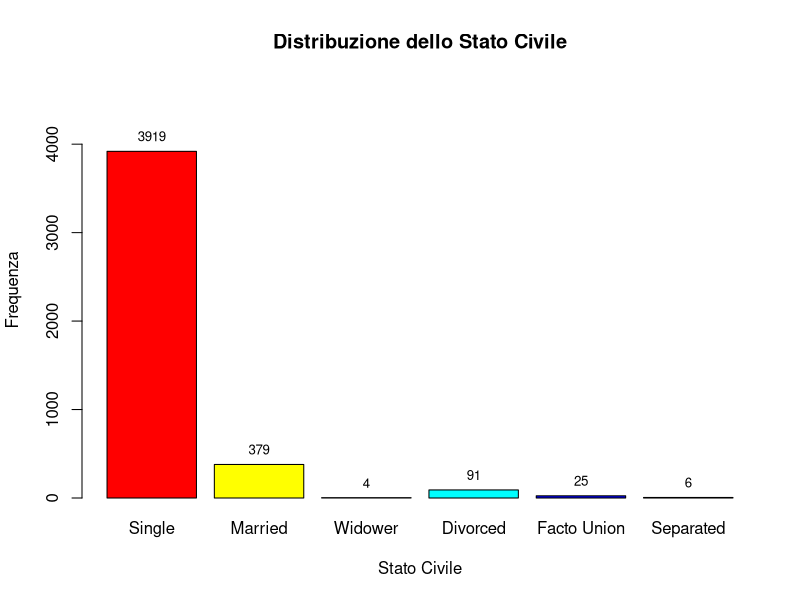
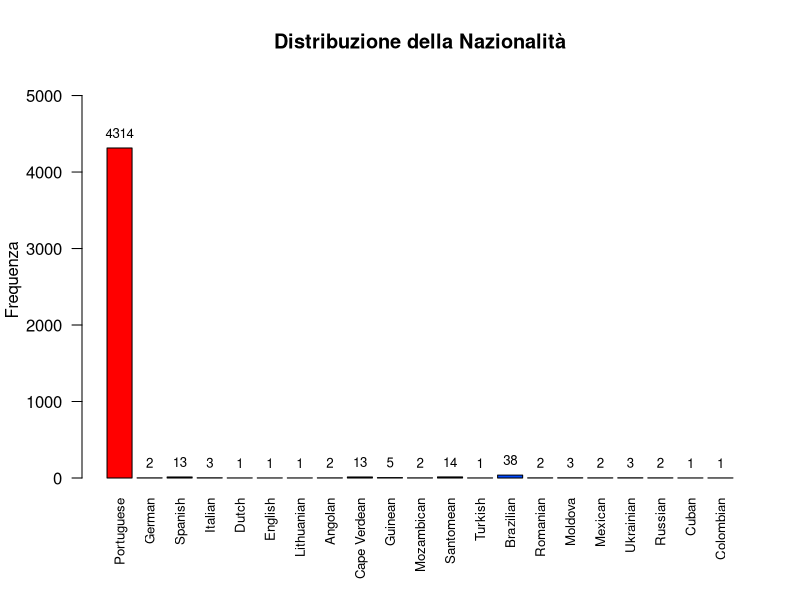
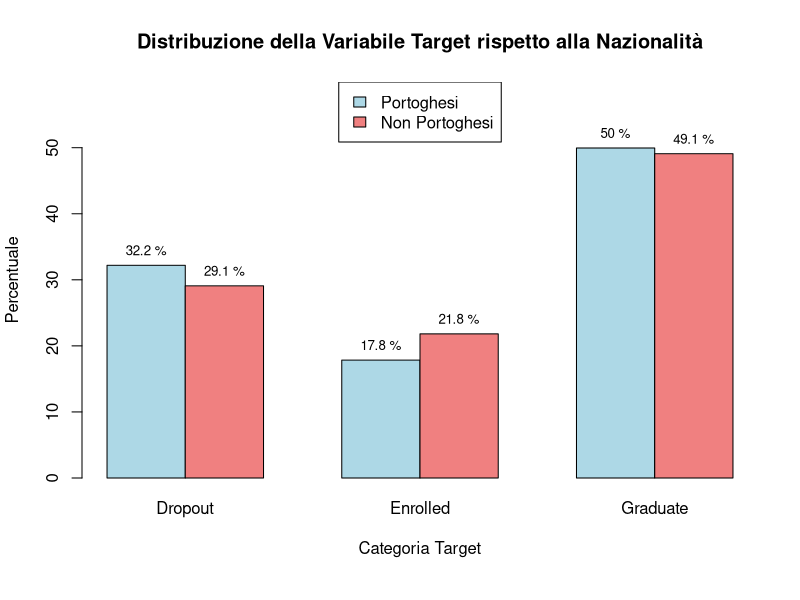
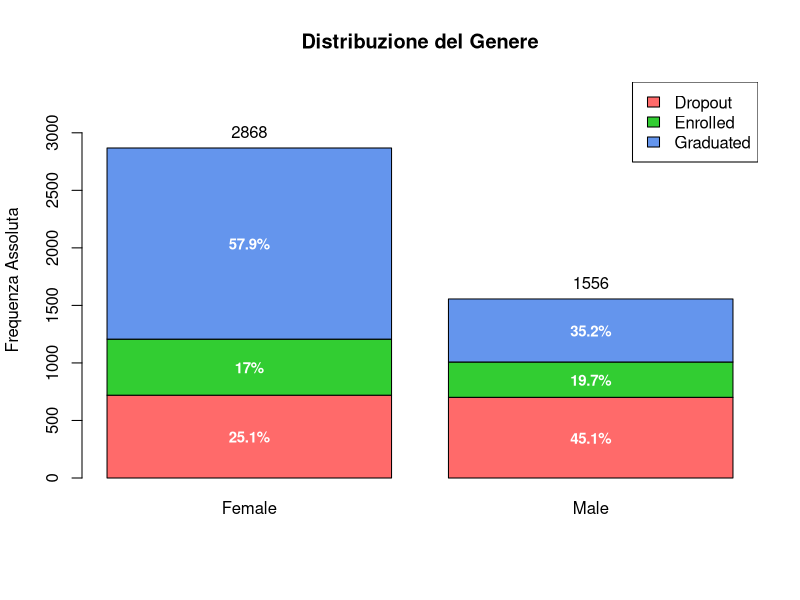

These charts were generated, in order, by the following R code:
## ---- chunk 1
# Caricamento Librerie
library(ggplot2)
library(dplyr)
library(here)
## ---- chunk 2
if(file.exists(here("dataset/dataMod.csv"))){
  data <- read.csv(here("dataset/dataMod.csv"), sep = ",", header = TRUE, check.names = FALSE)
  
  # Visualizza le prime righe
  head(data)
  
} else{
  print("Il dataset non è stato trovato nella directory")
}

## ---- chunk 3
# Crea un vettore di Label
data$`Marital_status` <- factor(data$`Marital_status`, 
                                    levels = c(1, 2, 3, 4, 5, 6),
                                    labels = c("Single", "Married", "Widower", "Divorced", "Facto Union", "Separated"))

# Calcola la frequenza massima
freq <- table(data$`Marital_status`)
max_freq <- max(freq)

# Calcola il numero di categorie
num_categories <- length(freq)

# Crea Grafico a Barre con Label
bp <- barplot(table(data$`Marital_status`), main = "Distribuzione dello Stato Civile", 
        xlab = "Stato Civile", 
        ylab = "Frequenza",
        ylim = c(0, max_freq * 1.2),
        col = rainbow(num_categories))

# Aggiungi le frequenze assolute sopra ogni barra
text(x = bp, y = freq, labels = freq, pos = 3, cex = 0.8, col = "black")
## ---- chunk 4
par(mar = c(6, 4, 4, 2) + 0.1)

# Crea un vettore di Label
data$`Nationality` <- factor(data$`Nationality`, 
                                    levels = c(1, 2, 6, 11, 13, 14, 17, 21, 22, 24, 25, 26, 32, 41, 62, 100, 101, 103, 105, 108, 109),
                                    labels = c("Portuguese", "German", "Spanish", "Italian", "Dutch", "English", "Lithuanian",
                                               "Angolan", "Cape Verdean", "Guinean", "Mozambican", "Santomean", "Turkish", "Brazilian",
                                               "Romanian", "Moldova", "Mexican", "Ukrainian", "Russian", "Cuban", "Colombian"))

# Calcola la frequenza massima
freq <- table(data$`Nationality`)
max_freq <- max(freq)

# Calcola il numero di categorie
num_categories <- length(freq)

# Crea Grafico a Barre con Label in verticale
bp <- barplot(table(data$`Nationality`), main = "Distribuzione della Nazionalità", 
              ylab = "Frequenza",
              ylim = c(0, max_freq * 1.2),
              col = rainbow(num_categories),
              las = 2,         # Ruota le etichette dell'asse x in verticale
              cex.names = 0.8) # Dimensione delle etichette delle nazionalità

# Aggiungi le frequenze assolute sopra ogni barra
text(x = bp, y = freq, labels = freq, pos = 3, cex = 0.8, col = "black")


## ---- chunk 5
# Filtra i dati per studenti portoghesi e non portoghesi
portuguese_students <- subset(data, Nationality == "Portuguese")
non_portuguese_students <- subset(data, Nationality != "Portuguese")

# Calcola le percentuali della variabile Target per ciascun gruppo
portuguese_target_percent <- prop.table(table(portuguese_students$Target)) * 100
non_portuguese_target_percent <- prop.table(table(non_portuguese_students$Target)) * 100

# Combina i dati di percentuale in una matrice
combined_percent <- rbind(portuguese_target_percent, non_portuguese_target_percent)

# Imposta i nomi delle righe
rownames(combined_percent) <- c("Portoghesi", "Non Portoghesi")

# Crea il barplot con le barre affiancate, senza la legenda
bp <- barplot(combined_percent, beside = TRUE, main = "Distribuzione della Variabile Target rispetto alla Nazionalità",
              xlab = "Categoria Target", ylab = "Percentuale", col = c("lightblue", "lightcoral"),
              ylim = c(0, max(combined_percent) * 1.2))

# Aggiungi la legenda in alto a destra
legend("top", legend = rownames(combined_percent), fill = c("lightblue", "lightcoral"))

# Aggiungi le percentuali sopra ciascuna barra
text(x = bp, y = combined_percent, labels = paste(round(combined_percent, 1), "%"), 
     pos = 3, cex = 0.8, col = "black")


## ---- chunk 6
# Assicurati che Gender e Target abbiano i livelli e le etichette corretti
data$`Gender` <- factor(data$`Gender`, levels = c(0, 1), labels = c("Female", "Male"))

# Calcola la distribuzione congiunta tra Target e Gender
target_gender_table <- table(data$Target, data$Gender)

# Calcola la frequenza assoluta di Gender
gender_totals <- colSums(target_gender_table)

# Crea il grafico a barre stacked
bp <- barplot(target_gender_table, main = "Distribuzione del Genere",
        ylab = "Frequenza Assoluta", 
        col = c("#FF6A6A", "#32CD32", "#6495ED"),
        width = 0.7,
        ylim = c(0, max(gender_totals) * 1.2))

# Aggiungi una legenda per la variabile Gender
legend("topright", legend = c("Dropout", "Enrolled", "Graduated"), fill = c("#FF6A6A", "#32CD32", "#6495ED"))

# Aggiungi le frequenze assolute sopra ciascuna barra
text(x = bp, y = gender_totals, labels = gender_totals, pos = 3, cex = 1, col = "black")

# Aggiungi le percentuali per ciascuna sezione di ogni barra
for (i in 1:ncol(target_gender_table)) {
  # Calcola la posizione cumulativa per ciascun segmento
  cumulative_values <- cumsum(target_gender_table[, i])
  
  # Calcola le percentuali di ciascun segmento
  percentages <- round(target_gender_table[, i] / gender_totals[i] * 100, 1)
  
  # Posiziona le percentuali all'interno di ciascuna sottobarra
  text(x = bp[i], y = cumulative_values - target_gender_table[, i] / 2,
       labels = paste0(percentages, "%"), cex = 0.9, col = "white", font=2)
}
